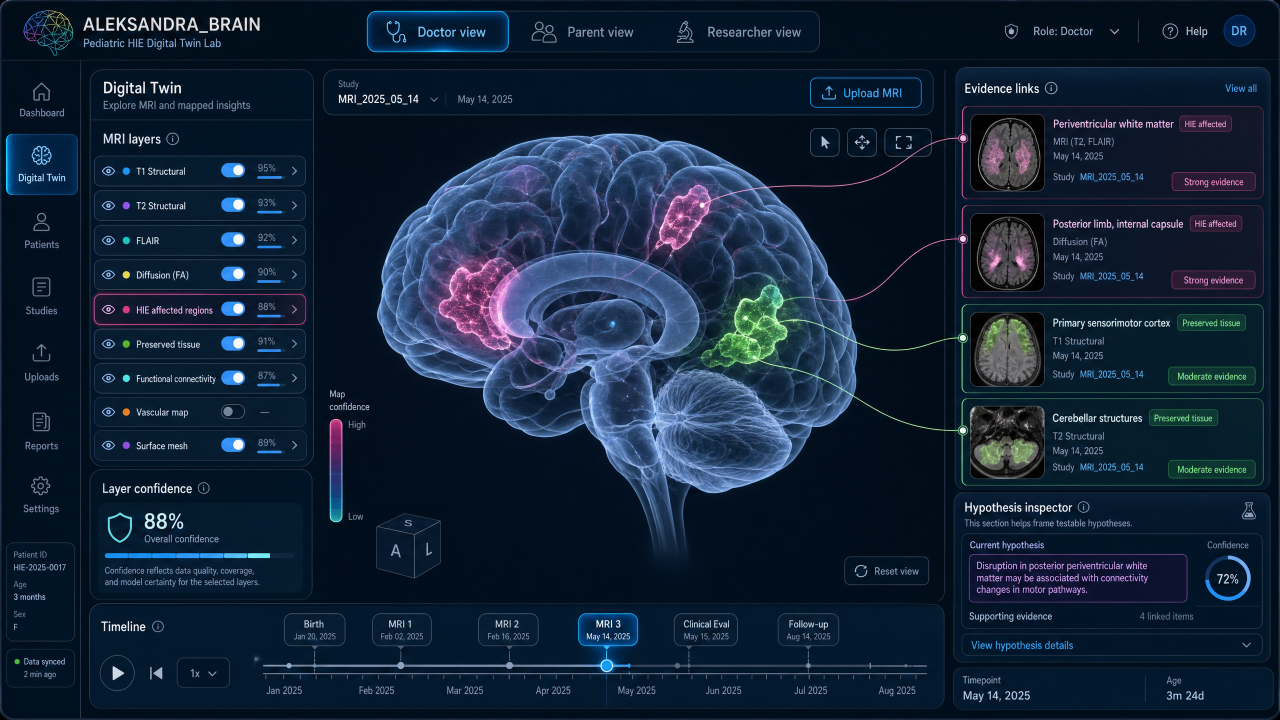
#> input picture design_mockups/concept_c_digital_twin_brain_lab.png, 2560 x 1440 px, found by its file name (shown at 1/2 size)
$ python extract_brain_asset.py
#> lines starting #> are read from the running program, lines starting #| are printed output that depends on the picture
from pathlib import Path
from PIL import Image, ImageEnhance, ImageFilter

root = Path('/home/ubuntu/ALEKSANDRA_BRAIN_v4')
source = root / 'design_mockups' / 'concept_c_digital_twin_brain_lab.png'
out_dir = root / 'viewer' / 'public' / 'assets'
out_dir.mkdir(parents=True, exist_ok=True)

img = Image.open(source).convert('RGBA')
# Crop the central generated brain visualization from Concept C, excluding side navigation and evidence panels.
# Coordinates are based on the 2560x1440 generated mockup canvas.
crop_box = (610, 210, 1770, 1110)
brain = img.crop(crop_box)
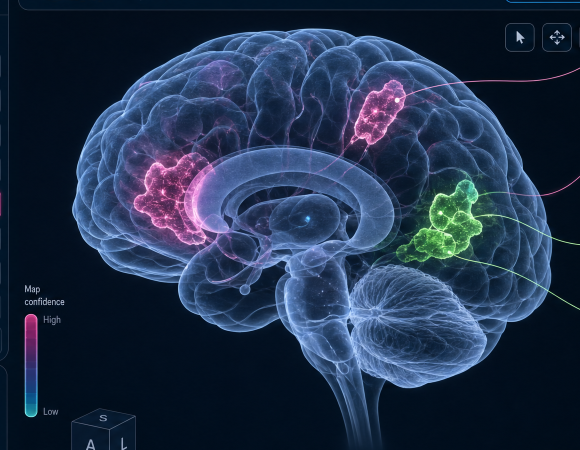
#> brain: PIL image 1160x900 RGBA (shown at 1/2 size); mean R, G, B, A 32.6, 49.1, 75.3, 255

# Add a subtle transparent vignette so the asset blends into the live dark frontend panel.
w, h = brain.size
#> w = 1160; h = 900
mask = Image.new('L', (w, h), 0)
#> mask: PIL image 1160x900 L; every value is 0
pixels = mask.load()
for y in range(h):
    for x in range(w):
        nx = (x - w / 2) / (w / 2)
        ny = (y - h / 2) / (h / 2)
        dist = (nx * nx + ny * ny) ** 0.5
        alpha = int(max(0, min(255, 255 * (1.0 - max(0, dist - 0.72) / 0.28))))
        pixels[x, y] = alpha

# Slightly enhance contrast/saturation; preserve the generated image rather than redrawing it.
brain_rgb = Image.new('RGBA', brain.size, (0, 0, 0, 0))
#> brain_rgb: PIL image 1160x900 RGBA; every value is 0
brain_rgb.alpha_composite(brain)
brain_rgb = ImageEnhance.Contrast(brain_rgb).enhance(1.08)
brain_rgb = ImageEnhance.Color(brain_rgb).enhance(1.05)
brain_rgb.putalpha(mask.filter(ImageFilter.GaussianBlur(2)))
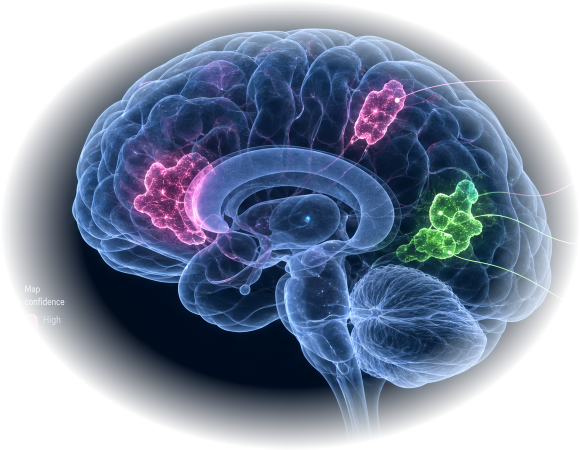
#> brain_rgb: PIL image 1160x900 RGBA (shown at 1/2 size); mean R, G, B, A 31.5, 48.8, 78, 149.2; transparent parts drawn white
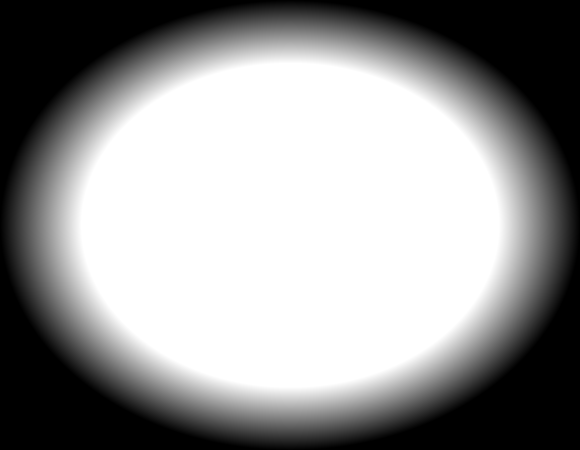
#> mask: PIL image 1160x900 L (shown at 1/2 size); min 0, max 255, mean 149.2

png_path = out_dir / 'generated_digital_twin_brain.png'
webp_path = out_dir / 'generated_digital_twin_brain.webp'
brain_rgb.save(png_path)
brain_rgb.convert('RGB').save(webp_path, 'WEBP', quality=92, method=6)
#> (the run stopped early here; a loop or call above may not have finished)

$ run again, with design_mockups/concept_a_clinical_command_center.png copied over design_mockups/concept_c_digital_twin_brain_lab.png
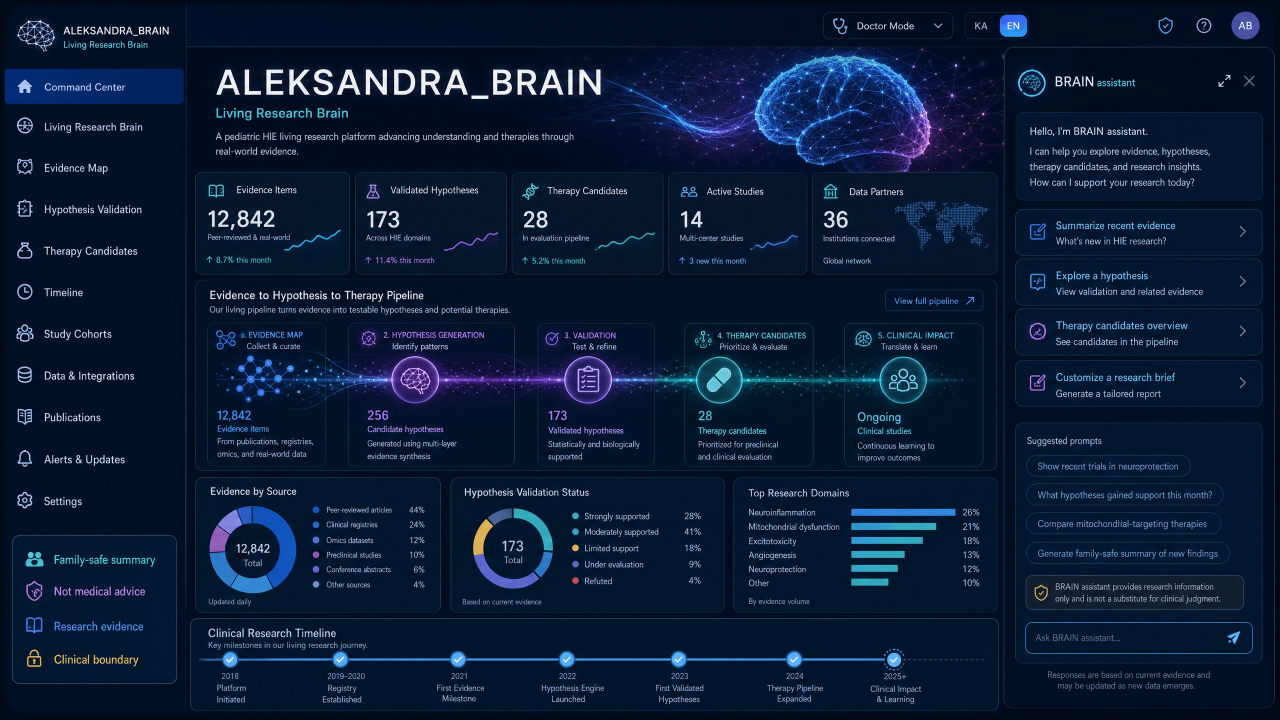
#> input picture design_mockups/concept_a_clinical_command_center.png, 2560 x 1440 px, found by its file name (shown at 1/2 size)
#> `brain = img.crop(crop_box)`:
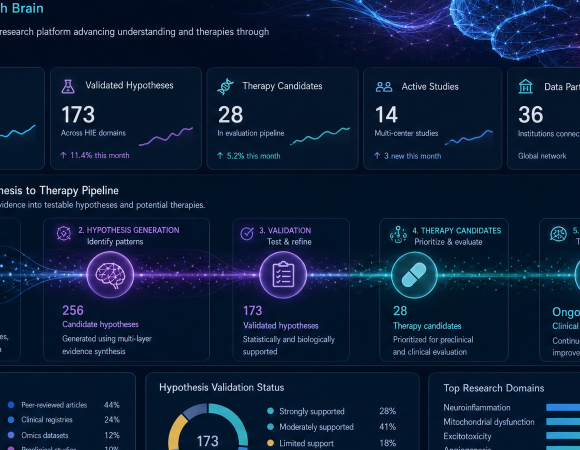
#> brain: PIL image 1160x900 RGBA (shown at 1/2 size); mean R, G, B, A 12.3, 29.7, 56.4, 255
#> `brain_rgb.putalpha(mask.filter(ImageFilter.GaussianBlur(2)))`:
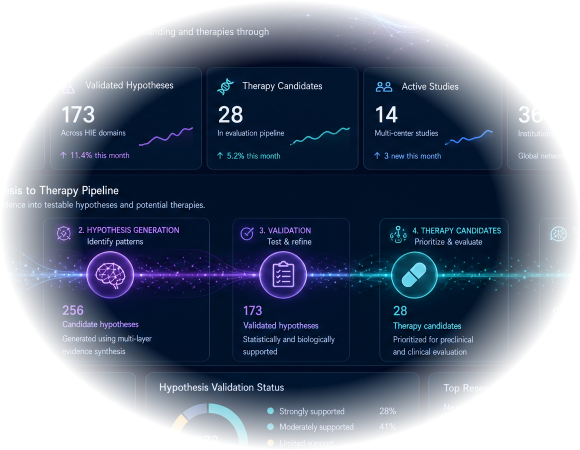
#> brain_rgb: PIL image 1160x900 RGBA (shown at 1/2 size); mean R, G, B, A 11, 29.3, 59.3, 149.2; transparent parts drawn white
